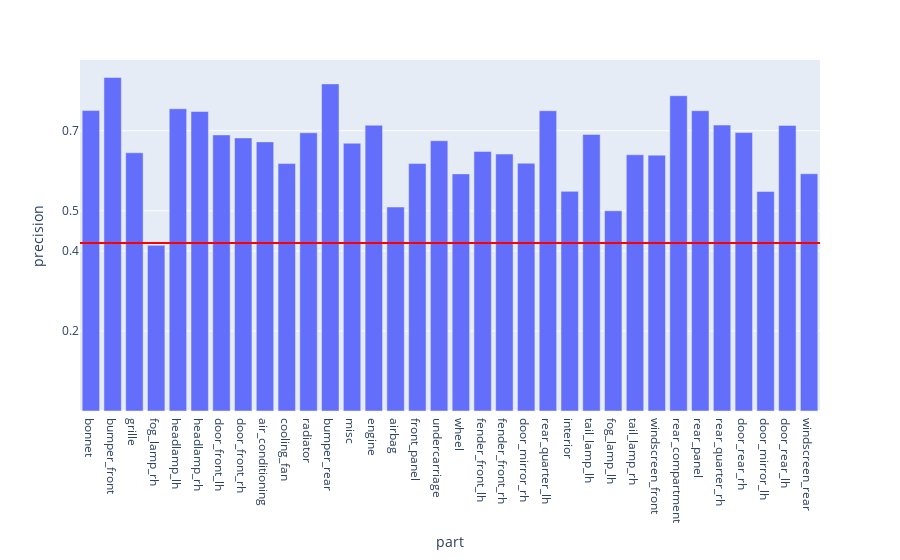

The cell this chart's notebook holds for it:
### Code cell
fig = px.bar(summaryPerfDf, x = 'part', y = 'precision')

fig.add_hline(y=avgRecall, line_width=2, line_color="red")

fig.update_layout(
    yaxis = dict(
        tickmode = 'array',
        tickvals = [np.format_float_positional(avgRecall, 1), 0.2, 0.5, 0.7],
    )
)
fig

### Figure 1 — Plotly figure (JSON) as saved in the notebook; plotly's stock layout.template omitted (floating-point values rounded to 4 significant figures)
{"data": [{"alignmentgroup": "True", "hovertemplate": "part=%{x}<br>precision=%{y}<extra></extra>", "legendgroup": "", "marker": {"color": "#636efa", "pattern": {"shape": ""}}, "name": "", "offsetgroup": "", "orientation": "v", "showlegend": false, "textposition": "auto", "type": "bar", "x": ["bonnet", "bumper_front", "grille", "fog_lamp_rh", "headlamp_lh", "headlamp_rh", "door_front_lh", "door_front_rh", "air_conditioning", "cooling_fan", "radiator", "bumper_rear", "misc", "engine", "airbag", "front_panel", "undercarriage", "wheel", "fender_front_lh", "fender_front_rh", "door_mirror_rh", "rear_quarter_lh", "interior", "tail_lamp_lh", "fog_lamp_lh", "tail_lamp_rh", "windscreen_front", "rear_compartment", "rear_panel", "rear_quarter_rh", "door_rear_rh", "door_mirror_lh", "door_rear_lh", "windscreen_rear"], "xaxis": "x", "y": [0.7504, 0.8328, 0.6449, 0.4138, 0.7549, 0.7479, 0.6896, 0.682, 0.6721, 0.618, 0.6948, 0.817, 0.6688, 0.7138, 0.5095, 0.6181, 0.6751, 0.5922, 0.6484, 0.6417, 0.6187, 0.75, 0.5486, 0.6908, 0.5, 0.64, 0.6391, 0.7874, 0.75, 0.7143, 0.6953, 0.5484, 0.7133, 0.5926], "yaxis": "y"}], "layout": {"barmode": "relative", "legend": {"tracegroupgap": 0}, "margin": {"t": 60}, "shapes": [{"line": {"color": "red", "width": 2}, "type": "line", "x0": 0, "x1": 1, "xref": "x domain", "y0": 0.4197, "y1": 0.4197, "yref": "y"}], "xaxis": {"anchor": "y", "domain": [0, 1], "title": {"text": "part"}}, "yaxis": {"anchor": "x", "domain": [0, 1], "tickmode": "array", "tickvals": ["0.4", 0.2, 0.5, 0.7], "title": {"text": "precision"}}}}
